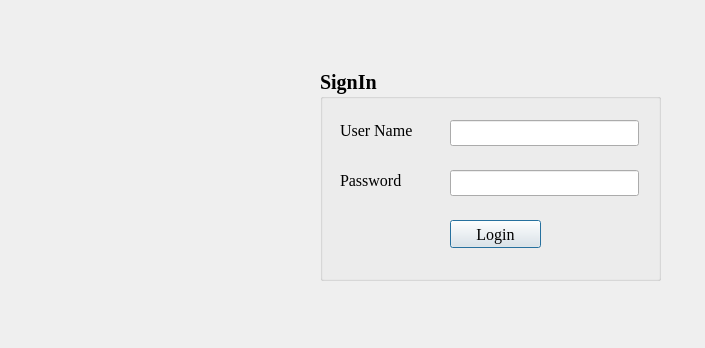
<?xml version="1.0" encoding="UTF-8"?>
<ui version="4.0">
 <class>Dialog_login</class>
 <widget class="QDialog" name="Dialog_login">
  <property name="geometry">
   <rect>
    <x>0</x>
    <y>0</y>
    <width>705</width>
    <height>348</height>
   </rect>
  </property>
  <property name="windowTitle">
   <string>Dialog</string>
  </property>
  <property name="styleSheet">
   <string notr="true">QDialog{
		background-image:url(:/newPrefix/videoblocks-two-feathers-down-moving-slowly-in-a-soft-light-decorative-blue-animation-for-background-or-illustration_rbxjcaiwz_thumbnail-full01.png)
}</string>
  </property>
  <widget class="QGroupBox" name="groupBox">
   <property name="geometry">
    <rect>
     <x>320</x>
     <y>70</y>
     <width>341</width>
     <height>211</height>
    </rect>
   </property>
   <property name="font">
    <font>
     <family>Times New Roman</family>
     <pointsize>15</pointsize>
     <weight>75</weight>
     <bold>true</bold>
    </font>
   </property>
   <property name="title">
    <string>SignIn</string>
   </property>
   <widget class="QLabel" name="label_2">
    <property name="geometry">
     <rect>
      <x>20</x>
      <y>50</y>
      <width>101</width>
      <height>21</height>
     </rect>
    </property>
    <property name="font">
     <font>
      <family>Times New Roman</family>
      <pointsize>12</pointsize>
      <weight>50</weight>
      <bold>false</bold>
      <kerning>false</kerning>
     </font>
    </property>
    <property name="styleSheet">
     <string notr="true"/>
    </property>
    <property name="text">
     <string>User Name</string>
    </property>
   </widget>
   <widget class="QLabel" name="label_3">
    <property name="geometry">
     <rect>
      <x>20</x>
      <y>100</y>
      <width>81</width>
      <height>21</height>
     </rect>
    </property>
    <property name="font">
     <font>
      <family>Times New Roman</family>
      <pointsize>12</pointsize>
      <weight>50</weight>
      <bold>false</bold>
      <kerning>false</kerning>
     </font>
    </property>
    <property name="text">
     <string>Password</string>
    </property>
   </widget>
   <widget class="QLineEdit" name="lineEdit_user_name">
    <property name="geometry">
     <rect>
      <x>130</x>
      <y>50</y>
      <width>189</width>
      <height>26</height>
     </rect>
    </property>
    <property name="font">
     <font>
      <family>Times New Roman</family>
      <pointsize>12</pointsize>
      <weight>50</weight>
      <bold>false</bold>
     </font>
    </property>
   </widget>
   <widget class="QLineEdit" name="lineEdit_password">
    <property name="geometry">
     <rect>
      <x>130</x>
      <y>100</y>
      <width>189</width>
      <height>26</height>
     </rect>
    </property>
    <property name="font">
     <font>
      <family>Times New Roman</family>
      <pointsize>12</pointsize>
      <weight>50</weight>
      <bold>false</bold>
     </font>
    </property>
    <property name="inputMask">
     <string/>
    </property>
    <property name="echoMode">
     <enum>QLineEdit::Password</enum>
    </property>
   </widget>
   <widget class="QPushButton" name="pushButton_login">
    <property name="geometry">
     <rect>
      <x>130</x>
      <y>150</y>
      <width>91</width>
      <height>28</height>
     </rect>
    </property>
    <property name="font">
     <font>
      <family>Times New Roman</family>
      <pointsize>12</pointsize>
      <weight>50</weight>
      <bold>false</bold>
     </font>
    </property>
    <property name="styleSheet">
     <string notr="true"/>
    </property>
    <property name="text">
     <string>Login</string>
    </property>
   </widget>
  </widget>
  <widget class="QPushButton" name="pushButton">
   <property name="geometry">
    <rect>
     <x>0</x>
     <y>10</y>
     <width>301</width>
     <height>281</height>
    </rect>
   </property>
   <property name="styleSheet">
    <string notr="true">QPushButton{
	border:1px;
}</string>
   </property>
   <property name="text">
    <string/>
   </property>
   <property name="icon">
    <iconset>
     <normaloff>SE_syllabus/gdqqylhslbhemylnuhrn.png</normaloff>SE_syllabus/gdqqylhslbhemylnuhrn.png</iconset>
   </property>
   <property name="iconSize">
    <size>
     <width>300</width>
     <height>300</height>
    </size>
   </property>
  </widget>
 </widget>
 <resources>
  <include location="SE_syllabus/icons/xz.qrc"/>
  <include location="SE_syllabus/xy.qrc"/>
 </resources>
 <connections/>
</ui>
